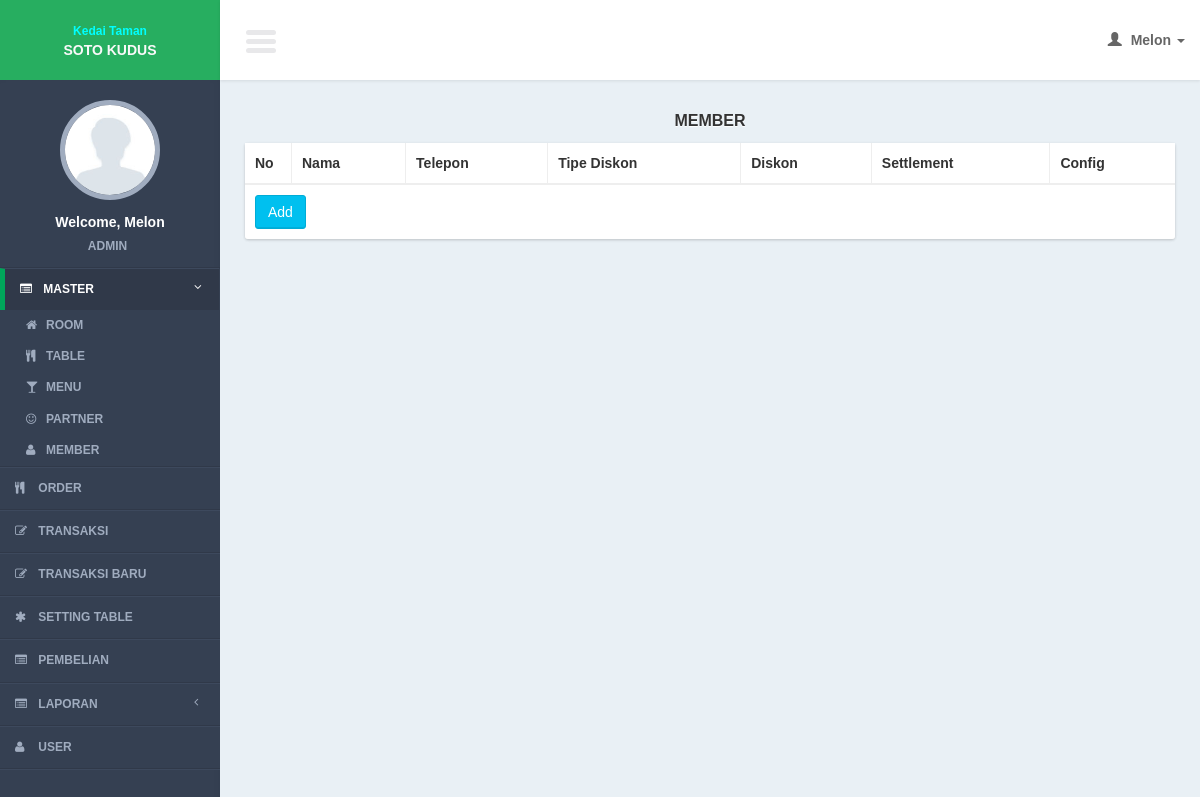
/controllers/member.php?page=list (signed in), run on an earlier commit of the app's database.
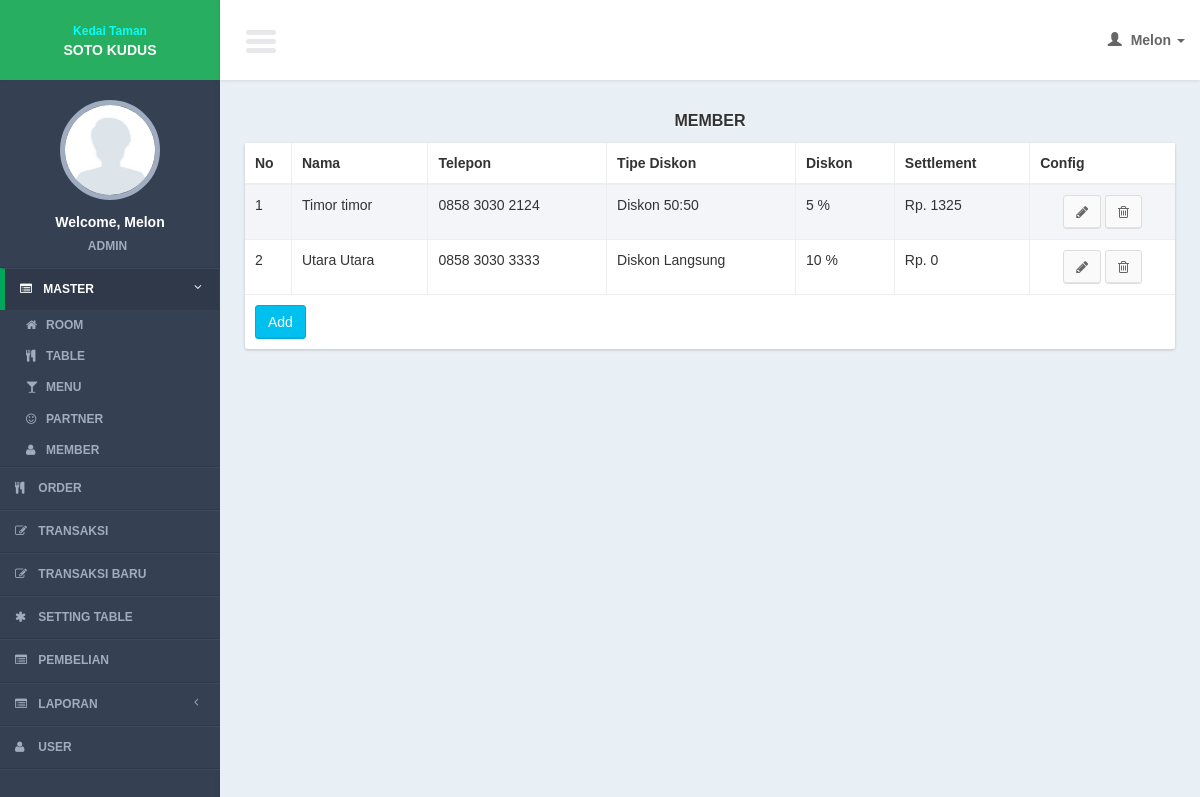
And on a later commit of the database.
### tables this page shows
CREATE TABLE IF NOT EXISTS `members` (
`member_id` int(11) NOT NULL,
  `member_name` varchar(100) NOT NULL,
  `member_phone` varchar(100) NOT NULL,
  `member_settlement` int(11) NOT NULL,
  `member_discount` int(11) NOT NULL,
  `member_discount_type` int(11) NOT NULL
);

### models/member_model.php (called while the page is built, shortened)
<?php
function select(){
	$query = mysql_query("select a.*
							from members a
							order by member_id");
	return $query;
}
?>

### views/member/list.php (the view, shortened to what this page needs)
     <section class="content">
         <div class="row">
             <div class="col-xs-12">
                  <div class="title_page"> <?= $title ?></div>
                 <div class="box">
                     <div class="box-body2 table-responsive">
                         <table id="example1" class="table table-bordered table-striped">
                             <thead>
                                 <tr>
                                 <th width="5%">No</th>
                                     <th>Nama </th>
                                      <th>Telepon </th>
                                       <th>Tipe Diskon</th>
                                        <th>Diskon</th>
                                         <th>Settlement</th>
                                        <th>Config</th>
                                 </tr>
                             </thead>
                             <tbody>
                                 <?php
                                $no = 1;
  while($row = mysql_fetch_array($query)){
                                 ?>
                                 <tr>
                                 <td><?= $no?></td>
                                    <td><?= $row['member_name']?></td>
                                    <td><?= $row['member_phone']?></td>
                                    <td>
    <?php
	$disount_type_name = array('','Diskon Langsung',"Diskon 50:50");
                                     ?>
   <?= $disount_type_name[$row['member_discount_type']]?></td>
                                    <td><?= $row['member_discount']." %"?></td>
                                    <td><?= "Rp. ".$row['member_settlement']?></td>
                                    <td style="text-align:center;">
                                         <a href="member.php?page=form&id=<?= $row['member_id']?>" class="btn btn-default" ><i class="fa fa-pencil"></i></a>
                                         <a href="javascript:void(0)" onclick="confirm_delete(<?= $row['member_id']; ?>,'member.php?page=delete&id=')" class="btn btn-default" ><i class="fa fa-trash-o"></i></a>
                                     </td>
                                 </tr>
                                 <?php
$no++;
                                 }
                                 ?>
                             </tbody>
                               <tfoot>
                                 <tr>
                                     <td colspan="7"><a href="<?= $add_button ?>" class="btn btn-info " >Add</a></td>
                                 </tr>
                             </tfoot>
                         </table>
                     </div>
                 </div>
             </div>
         </div>
     </section>

What changed in the data, as far as the page shows it:
added members: member_name "Timor timor", member_phone "0858 3030 2124", member_discount_type "Diskon 50:50", member_discount "5", member_settlement "1325"
added members: member_name "Utara Utara", member_phone "0858 3030 3333", member_discount_type "Diskon Langsung", member_discount "10", member_settlement "0"
